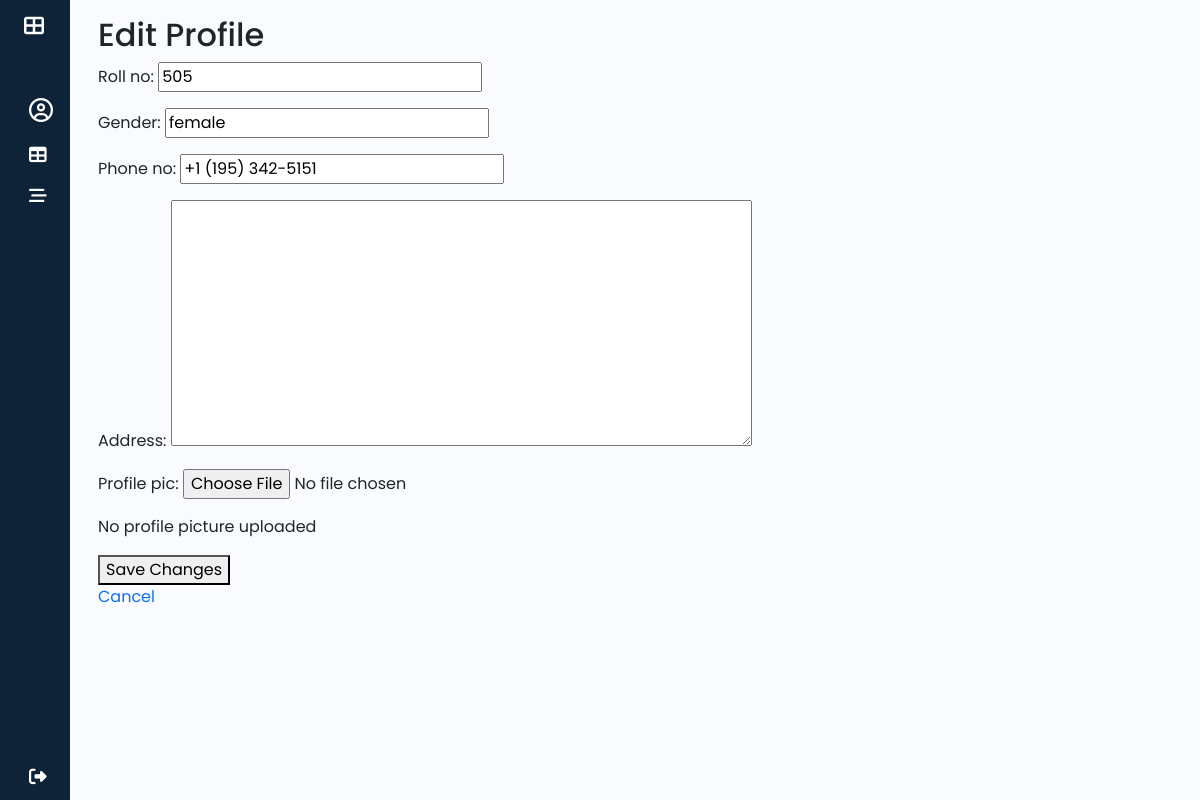
The app's page /profile/edit/ (signed in) with its own data.
### attendance/models.py (models this page shows, shortened)
class Student(models.Model):
    id = models.AutoField(primary_key=True)
    user = models.OneToOneField(User, on_delete=models.CASCADE, related_name="student_model")
    course_id = models.ForeignKey(Course, on_delete=models.DO_NOTHING, null=True, blank=True)
    batch = models.ForeignKey(Batch, on_delete=models.DO_NOTHING, null=True, blank=True,related_name="students")
    roll_no = models.CharField(max_length=10)
    phone_no = models.CharField(max_length=10, unique=True, null=True, blank=True)
    email = models.EmailField()
    gender = models.CharField(max_length=10,default='male',null=True,blank=True)
    address = models.TextField(null=True,blank=True)
    profile_pic = models.FileField(upload_to='profile_pics/',null=True,blank=True)
    is_active = models.BooleanField(default=True)
    created_at = models.DateTimeField(auto_now_add=True,blank=True,null=True)
    updated_at = models.DateTimeField(auto_now=True,blank=True,null=True)

### ITP_STU_ATTENDANCE/views.py (the view)
# urls.py: path('profile/edit/', views.edit_profile, name='edit_profile'),
def edit_profile(request):
    user = request.user
    print(f"Logged-in user: {user} (User Type: {user.user_type})")
    if user.user_type == 'STUDENT':
        try:
            profile = Student.objects.get(user=user)
            form_class = StudentProfileForm
        except Student.DoesNotExist:
            return redirect('student_home')  # Redirect if student profile is missing
    elif user.user_type == 'TEACHER':
        try:
            profile = Teacher.objects.get(user=user)
            form_class = TeacherProfileForm
        except Teacher.DoesNotExist:
            return redirect('teacher_home')  # Redirect if teacher profile is missing
    else:
        return redirect('login')  # Redirect if user type is invalid
    if request.method == 'POST':
        form = form_class(request.POST, request.FILES, instance=profile)
        if form.is_valid():
            form.save()
    else:
        form = form_class(instance=profile)  # Pre-fill form with current data
    return render(request, 'edit_profile.html', {'form': form})

### attendance/forms.py
class StudentProfileForm(forms.ModelForm):
    class Meta:
        model = Student
        fields = ['roll_no', 'gender', 'phone_no', 'address', 'profile_pic']

### attendance/models.py (called while the page is built)
    def __str__(self):
        return f'{self.username} ({self.user_type})'

### templates/edit_profile.html (shortened to what this page needs)
{% extends "base.html" %}
    {% block content %}
    <div class="container">
        <h2>Edit Profile</h2>
        <form method="post" enctype="multipart/form-data">
            {{ form.as_p }}
            {% if form.instance.profile_pic %}
            <img src="{{ form.instance.profile_pic.url }}" alt="Profile Picture" width="150" height="150">
            {% else %}
            <p>No profile picture uploaded</p>
            {% endif %}
            <button type="submit">Save Changes</button>
        </form>
        <a href="{% url 'profile' %}">Cancel</a>
    </div>
    {% endblock content %}

### static/css/sidebar.css (style rules this page uses)
a { text-decoration: none; }
body { font-family: 'Poppins', sans-serif; }

### records on screen
Student: roll_no "505", gender "female", phone_no "+1 (195) 342-5151"
